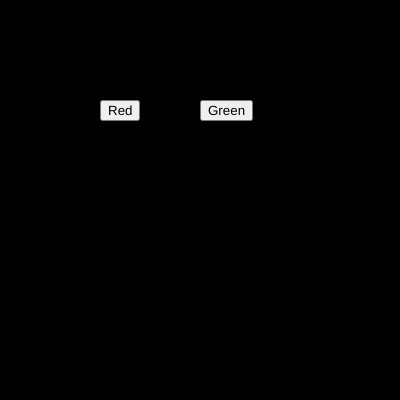
Frame 1 (no input)
Frame 60 (no input): identical to frame 1, image omitted
Frame 120 (the mouse pressed at the canvas centre since frame 60): identical to frame 1, image omitted

The p5.js sketch that drew this single still picture (run headless with seeded random() and noise() and a simulated clock; from frame 60 on, the mouse is pressed at the canvas centre):

// p5.js sketch
// ── sketch.js
var btn_red;
var btn_green;

var r = 0;
var g = 0;
var b = 0;

function setup() {
  createCanvas(400, 400);  

  btn_green = createButton("Green");
  btn_green.position(200, 100);
  btn_green.mousePressed(green_bg);

  btn_red = createButton("Red");
  btn_red.position(100, 100);
  btn_red.mousePressed(red_bg);
}

function draw() {
  background(r,g,b);
}

function green_bg(){

  r = 0;
  g = 255;
  b = 0;

}

function red_bg(){

  r = 255;
  g = 0;
  b = 0;

}
